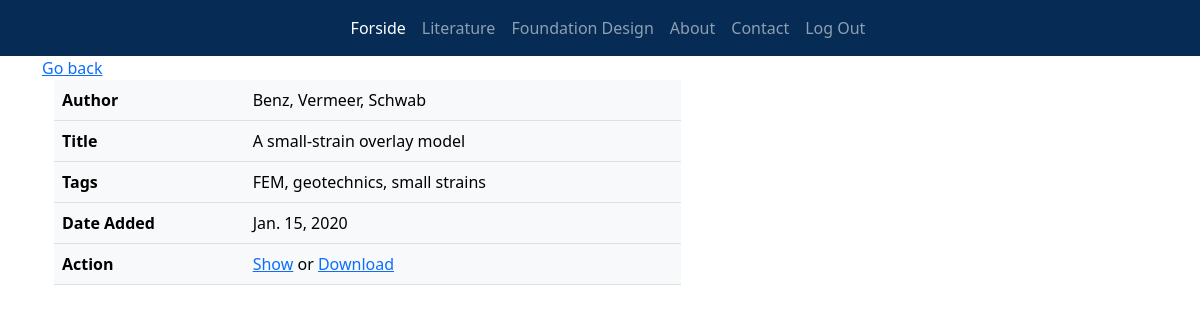
/literature/21/ (signed in), run on the app's committed database.
### literature/models.py (models this page shows, shortened)
class Item(models.Model):
    title = models.CharField(max_length=200, default='', null=False, blank=False)
    author = models.CharField(max_length=200, default='', null=False, blank=False)
    description = models.TextField(default='', null=True, blank=True)
    content = models.FileField(upload_to='literature/', blank=False)
    date_added = models.DateField(auto_now_add=True)

### literature/views.py (the view)
# urls.py: path('<int:item_id>/', literature_detail, name='literature-detail'),
@login_required(login_url='/login_user/')
def literature_detail(request, item_id):
    obj = get_object_or_404(Item, id=item_id)
    context = {
        'item': obj,
        'user': request.user,
    }
    return render(request, 'literature/detail.html', context)

### literature/templates/literature/detail.html
{% extends 'base.html' %}
{% block content %}
<a href="{% url 'literature:literature-index' %}">Go back</a>
<div class="container-fluid">
    <div class="row">
        <div class="col-12 col-md-7">
            <table class="table table-light">
                <tbody>
                    <tr>
                        <th>Author</th>
                        <td>{{ item.author }}</td>
                    </tr>
                    <tr>
                        <th>Title</th>
                        <td>{{ item.title }}</td>
                    </tr>
                    <tr>
                        <th>Tags</th>
                        <td>{{ item.description }}</td>
                    </tr>
                    <tr>
                        <th>Date Added</th>
                        <td>{{ item.date_added }}</td>
                    </tr>
                    <tr>
                        <th>Action</th>
                        <td>
                            <a href="{{ item.content.url }}">Show</a> or
                            <a href="{{ item.content.url }}" download>Download</a>
                        </td>
                    </tr>
                </tbody>
            </table>
        </div>
    </div>
</div>
{% endblock content %}

### data on the page
Item: author "Benz, Vermeer, Schwab", title "A small-strain overlay model", description "FEM, geotechnics, small strains", date_added "Jan. 15, 2020"
